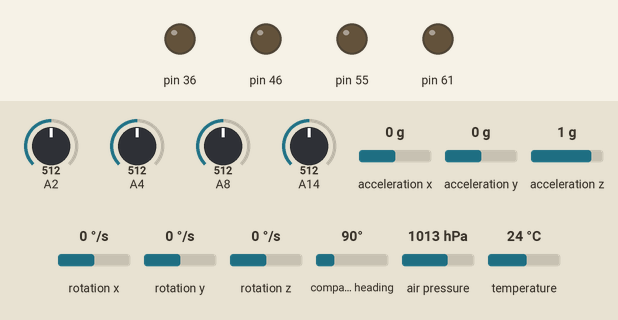
Recording of a sketch running on a simulated Arduino Mega 2560, built with avr-gcc and run on an emulated ATmega2560. Shown: output pins drawn as LEDs (lit = HIGH). Wiring (inferred from the names in the program): HMC5883L compass at I2C address 0x1E; ADXL345 accelerometer at I2C address 0x53; L3G4200D gyroscope at I2C address 0x69; BMP180 pressure sensor at I2C address 0x77. The inputs (shaded band) are chosen by the test bench; at power-on: air pressure 1013 hPa, A14 = 512, A2 = 512, A4 = 512, A8 = 512, acceleration x 0 g, acceleration y 0 g, acceleration z 1 g, rotation x 0 °/s, rotation y 0 °/s, rotation z 0 °/s, compass heading 90°, temperature 24 °C. Pins used as bus, display or sensor lines are not drawn; what the sketch prints to the serial monitor is not drawn.

Above: at 0.8 s.
0.9 s: air pressure set to 1017 hPa
At 2.8 s:
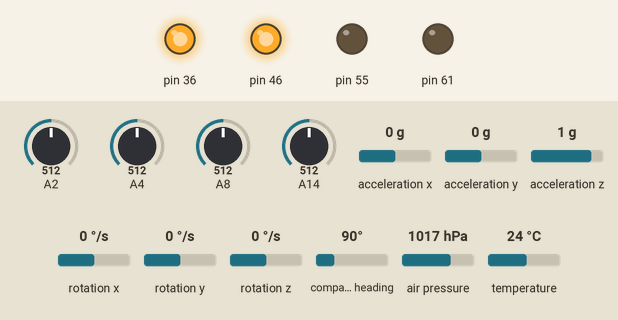
5.8 s: A14 set to 111
At 6.7 s:
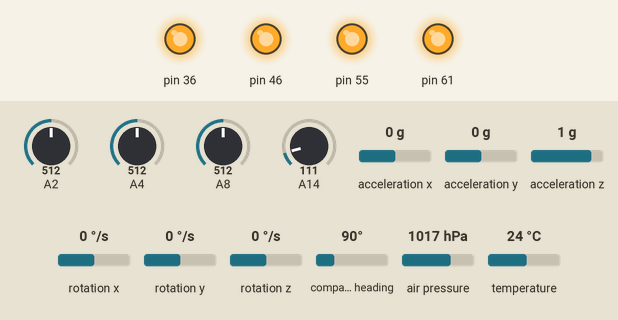
7.9 s: A14 set to 90
At 12.5 s:
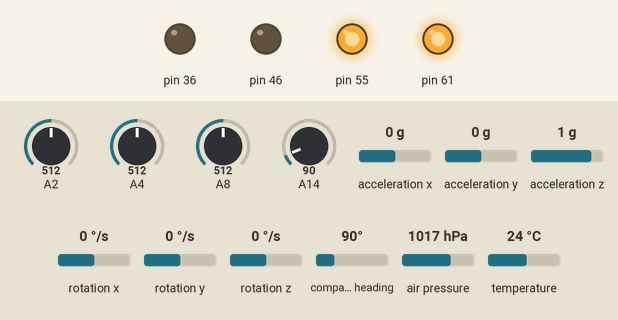
Timing chart, 0 to 17.9 s (numbered marks = the images above; inputs shaded):
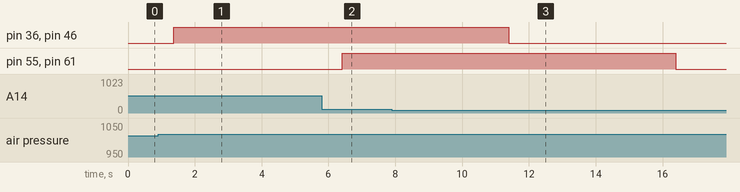

Measured:
- the behaviour switches between 1015 and 1016 hPa on air pressure (found by bisection; images 0 and 1)
- the behaviour switches between 101 and 100 on A14 (found by bisection; images 2 and 3)
- after the input at 0.9 s, pin 36, pin 46: LOW → HIGH after 0.47 s

The sketch:

J_Cardozo.ino
```cpp
//---------------------------------------------------------DEFINICOES---------------------------------------------------------

#define SENSORES 1

#define GYRO (SENSORES && 1)
#define GX (GYRO && 1)
#define GY (GYRO && 1)
#define GZ (GYRO && 1)

#define MAG (SENSORES && 1)
#define MX (MAG && 1)
#define MY (MAG && 1)
#define MZ (MAG && 1)

#define ACEL (SENSORES && 1)
#define AX (ACEL && 1)
#define AY (ACEL && 1)
#define AZ (ACEL && 1)

#define BAR (SENSORES && 1)

#define PARAQUEDAS (BAR && 1)
#define SAUDE (PARAQUEDAS && 1)
#define P1 (PARAQUEDAS && 1)
#define P2 (PARAQUEDAS && 1)
#define P3 (PARAQUEDAS && 1)
#define P4 (PARAQUEDAS && 1)

#define SD_CARD 0

#define RFREQ 0 //Modulo de radio frequencia tradicional

#define GPS 0

#define LORA 0

#define SERIAL_PRINT 1

#define WUF 1 //Wait until flight

#define BUZZER 1


//---------------------------------------------------------INICIALIZACOES---------------------------------------------------------
#if ((GYRO) || (MAG) || (ACEL) || (BAR))
#include <Wire.h>
#endif

#if (BAR)
#include "src/lib/Barometro/BMP085.h"
#include "src/lib/Filtros/Filtros.h"
#include "src/lib/Apogeu/Apogeu.h"

BMP085 bmp;

//Definindo variaveis para os filtros
#define NUM_LEITURAS 10
#define NUM_FILTROS 3

//Inicializando os filtros
FiltroMediaMovel f1(NUM_LEITURAS);
FiltroMediaMovel f2(NUM_LEITURAS);
FiltroMediaMovel f3(NUM_LEITURAS);

//Inicializando apogeu
Apogeu apogeu(20, 0.85f);

float alturaInicial;  //Variavel global para altura inicial

#endif

#if (ACEL)
//#include <Adafruit_ADXL345_U.h>
//Adafruit_ADXL345_Unified accel = Adafruit_ADXL345_Unified(12345);
#include "src/lib/Acelerometro/ADXL345.h"
ADXL345 acel(2);
#endif

#if (MAG)
//#include <Adafruit_HMC5883_U.h>
//Adafruit_HMC5883_Unified mag = Adafruit_HMC5883_Unified(123456);
#include "src/lib/Magnetometro/HMC5883L.h"
HMC5883L mag;
#endif

#if (GYRO)
//#include <L3G.h>
//L3G gyro;

#include "src/lib/Giroscopio/L3G4200D.h"
L3G4200D gyro(100, 250);
#endif

#if (SD_CARD)
#include <SD.h>
#include <SPI.h>

//Definindo SD
#define chipSelect 53
String nomeBaseSD = "joao";  //setup (talvez um define?)
String nomeSD;               //global
#endif

#if (PARAQUEDAS)
#include "src/lib/Paraquedas/Paraquedas.h"

#if (P1)
#define IGN_1 36 /*act1*/
#define HEAL_1 68	/*health 1*/
#endif

#if (P2)
#define IGN_2 61 /*act2*/
#define HEAL_2 62	/*health 2*/
#endif

#if (P3)
#define IGN_3 46 /*act3*/
#define HEAL_3 56	/*health 3*/
#endif

#if (P4)
#define IGN_4 55 /*act4*/
#define HEAL_4 58	/*health 4*/
#endif

//Inicializando paraquedas
Paraquedas p1(10000, 0, IGN_1, HEAL_1, 0);
Paraquedas p2(10000, 5000, IGN_2, HEAL_2, 0);
Paraquedas p3(10000, 0, IGN_3, HEAL_3, -3);
Paraquedas p4(10000, 5000, IGN_4, HEAL_4, -3);

#endif

#if (GPS)
#include <TinyGPSPlus.h>
static const uint32_t GPSBaud = 9600;
TinyGPSPlus gps;
HardwareSerial &GPSSerial = Serial1;
#endif

#if (LORA) //Comunicacao por modulo LoRa
#define LoRaDelay 3000
#define LoRa LongRange
HardwareSerial &LoRa(Serial3);
unsigned long previousMillisLora = 0;
#endif

#if (RFREQ) //Comunicacao por radio frequencia
#include <RH_ASK.h>
RH_ASK rf_driver;
unsigned long previousMillisRFREQ = 0;
const long interval = 200;
#endif

#if (WUF) //Wait Until Flight
bool wuf = true;
const float wufAltura = 50;
#endif

#if (BUZZER)
#include "src/lib/Buzzer/buzzer.h"
#define BUZZ_PIN A0
Buzzer BeepSistemas(BUZZ_PIN, 5000, 100);
#endif

//Inicializando variavel de tempo
unsigned long currentTime = 0;
//Inicializando a string
String dataString = "";
//Inicializando altitude
float altitude = 0;


//---------------------------------------------------------FUNCOES---------------------------------------------------------


void readAll() {
bool booleano;
//Definindo variaveis acelerometro, giroscopio e magnetometro
#if (ACEL)
  booleano = acel.lerTudo();
#if (BUZZER)
    BeepSistemas.addSystem(booleano);
#endif
#endif

#if (GYRO)
  booleano = gyro.lerTudo();
#if (BUZZER)
    BeepSistemas.addSystem(booleano);
#endif
#endif

#if (MAG)
  booleano = mag.lerTudo();
#if (BUZZER)
    BeepSistemas.addSystem(booleano);
#endif
#endif

#if (BAR)
  //Filtros
  booleano = bmp.lerTudo();
  altitude = bmp.getAltitude() - alturaInicial;

  f1.aplicarFiltro(altitude);
  f2.aplicarFiltro(f1.getMedia());
  f3.aplicarFiltro(f2.getMedia());

#if (BUZZER)
    BeepSistemas.addSystem(booleano);
#endif
#endif

#if (PARAQUEDAS)

#if (P1)
  booleano = p1.getInfo();
#if (BUZZER)
    BeepSistemas.addSystem(booleano);
#endif
#endif

#if (P2)
  booleano = p2.getInfo();
#if (BUZZER)
    BeepSistemas.addSystem(booleano);
#endif
#endif

#if (P3)
  booleano = p3.getInfo();
#if (BUZZER)
    BeepSistemas.addSystem(booleano);
#endif
#endif

#if (P4)
  booleano = p4.getInfo();
#if (BUZZER)
    BeepSistemas.addSystem(booleano);
#endif
#endif
#endif

#if (GPS)
  while (GPSSerial.available() > 0) {
    gps.encode(GPSSerial.read());
  }
#endif

  //String de dados
  dataString = "";
  dataString += String(currentTime / 1000.0) + "\t";

#if (BAR)
  dataString += String(bmp.getTemperatura()) + "\t";
  dataString += String(bmp.getPressao()) + "\t";
  dataString += String(altitude) + "\t";
  dataString += String(f1.getMedia()) + "\t";
  dataString += String(f2.getMedia()) + "\t";
  dataString += String(f3.getMedia()) + "\t";
  dataString += String(apogeu.getEstaDescendo()) + "\t";
#endif
#if (WUF)
  dataString += String(wuf) + "\t";
#endif

#if (PARAQUEDAS)
#if (P1)
  dataString += String(p1.getData());
#if (SAUDE)
  dataString += String(p1.getInfo());
#endif
#endif

#if (P2)
  dataString += String(p2.getData());
#if (SAUDE)
  dataString += String(p2.getInfo());
#endif
#endif

#if (P3)
  dataString += String(p3.getData());
#if (SAUDE)
  dataString += String(p3.getInfo());
#endif
#endif

#if (P4)
  dataString += String(p4.getData());
#if (SAUDE)
  dataString += String(p4.getInfo());
#endif
#endif
#endif

#if (AX)
  dataString += String(acel.getX()) + "\t";
#endif
#if (AY)
  dataString += String(acel.getY()) + "\t";
#endif
#if (AZ)
  dataString += String(acel.getZ()) + "\t";
#endif

#if (GX)
  dataString += String(gyro.getX()) + "\t";
#endif
#if (GY)
  dataString += String(gyro.getY()) + "\t";
#endif
#if (GZ)
  dataString += String(gyro.getZ()) + "\t";
#endif

#if (MX)
  dataString += String(mag.getX()) + "\t";
#endif
#if (MY)
  dataString += String(mag.getY()) + "\t";
#endif
#if (MZ)
  dataString += String(mag.getZ()) + "\t";
#endif
#if (GPS)
  dataString += String(gps.location.lat(), 6) + "\t";
  dataString += String(gps.location.lng(), 6) + "\t";
  dataString += String(gps.satellites.value()) + "\t";
  dataString += String(gps.hdop.hdop()) + "\t";
  dataString += String(gps.location.age()) + "\t";
  dataString += String(gps.altitude.meters()) + "\t";
  dataString += String(gps.speed.mph()) + "\t";
#endif
}

void doAll() {
#if (BAR)
  // Obtendo a média final filtrada
  float filtroFinal = f3.getMedia();

  //Apogeu
  apogeu.deteccaoApogeu(filtroFinal, 0);  //0 para deteccao de apogeu comum || 1 para deteccao de apogeu personalizada
#endif

  //Paraquedas 1
#if (P1)
  p1.ativarParaquedas(filtroFinal, currentTime, apogeu.getEstaDescendo(), bmp.getEstaDescendoTimer());
#endif

  //Paraquedas 2
#if (P2)
  p2.ativarParaquedas(filtroFinal, currentTime, apogeu.getEstaDescendo(), bmp.getEstaDescendoTimer());
#endif

//Paraquedas 3
#if (P3)
  p3.ativarParaquedas(filtroFinal, currentTime, apogeu.getEstaDescendo(), bmp.getEstaDescendoTimer());
#endif

//Paraquedas 4
#if (P4)
  p4.ativarParaquedas(filtroFinal, currentTime, apogeu.getEstaDescendo(), bmp.getEstaDescendoTimer());
#endif
}

void writeAll() {

#if (SERIAL_PRINT)
  Serial.println(dataString);
#endif

#if (LORA)
  if (currentTime - previousMillisLora >= LoRaDelay) {
    previousMillisLora = currentTime;
    LoRa.println(dataString);
  }
#endif

#if (RFREQ)


  if (currentTime - previousMillisRFREQ >= interval) {
    char msg[64];
    dataString.toCharArray(msg, 64);
    // salva o tempo atual como o último tempo de execução
    previousMillisRFREQ = currentTime;

    // Inverte o estado do LED
    int ledState = digitalRead(LED_BUILTIN);
    digitalWrite(LED_BUILTIN, !ledState);

    // Envia os dados
    if (rf_driver.send((uint8_t *)msg, strlen(msg))) {
      rf_driver.waitPacketSent();
    } else {
      Serial.print("\tFailed to send message.");
    }
  }

  // Desliga o LED
  digitalWrite(LED_BUILTIN, LOW);
#endif

#if (SD_CARD)
  File dataFile = SD.open(nomeSD, FILE_WRITE);
  if (dataFile) {
    dataFile.println(dataString);
    dataFile.close();
  } else {
    Serial.print("Error opening ");
    Serial.print(nomeSD);
    Serial.println();
  }
#endif
}

//---------------------------------------------------------SETUP---------------------------------------------------------

void setup() {
  Serial.begin(115200);
  Wire.begin();

//Inicializando BMP, SD, Acelerometro, Giroscopio e Magnetometro
#if (BAR)
  if (!bmp.begin()) {
    Serial.println("Could not find a valid BMP085 sensor, check wiring!");
    while (1) {}
  }
#endif

#if (RFREQ)
  if (!rf_driver.init()) {
    Serial.println("RF init failed");
  } else {
    Serial.println("RF init succeeded");
  }
  pinMode(LED_BUILTIN, OUTPUT);
#endif

#if (SD_CARD)
  if (!SD.begin(chipSelect)) {
    Serial.println("Card failed, or not present");
    while (1)
      ;
  }
#endif

#if (ACEL)
  // if (!accel.begin()) {
  //   Serial.println("Ooops, no ADXL345 detected ... Check your wiring!");
  //   while (1)
  //     ;
  // }
  // accel.setRange(ADXL345_RANGE_16_G);
  if (!acel.begin()) {
    Serial.println("Ooops, no ADXL345 detected ... Check your wiring!");
    while (1)
      ;
  }
#endif

#if (GYRO)
  // if (!gyro.init()) {
  //   Serial.println("Failed to autodetect gyro type!");
  //   while (1)
  //     ;
  // }
  // gyro.enableDefault();
  if (!gyro.begin()) {
    Serial.println("Failed to autodetect gyro type!");
    while (1)
      ;
  }
#endif


#if (MAG)
  if (!mag.begin()) {
    Serial.println("Ooops, no HMC5883 detected ... Check your wiring!");
    while (1)
      ;
  }
#endif

#if (LORA)
  LoRa.begin(9600);
#endif

#if (P1)
  p1.begin();
#endif

#if (P2)
  p2.begin();
#endif

#if (P3)
  p3.begin();
#endif

#if (P4)
  p4.begin();
#endif

#if (BAR)
  //Primeiras leituras BMP
  float soma = 0;
  for (int i = 0; i < NUM_LEITURAS; i++) {
    bmp.lerTudo();
    soma += bmp.getAltitude();
  }
  alturaInicial = soma / NUM_LEITURAS;

#endif

#if (GPS)
  GPSSerial.begin(GPSBaud);
#endif

  //Definindo cabecalho
  String dataStringInicial = "";
  dataStringInicial += "Tempo(s)\t";
#if (BAR)
  dataStringInicial += "Temperature(*C)\t";
  dataStringInicial += "Pressure(Pa)\t";
  dataStringInicial += "Altitude sem filtro(m)\t";
  for (int i = 1; i <= NUM_FILTROS; i++) {
    dataStringInicial += "Altitude com filtro";
    dataStringInicial += String(i);
    dataStringInicial += "(m)\t";
  }
  dataStringInicial += "Status\t";
#endif

#if (WUF)
  dataStringInicial += "WUF\t";
#endif

#if (P1)
  dataStringInicial += "Paraquedas 1\t";
#if (SAUDE)
  dataStringInicial += "SaudeParaquedas 1 \t";
#endif
#endif

#if (P2)
  dataStringInicial += "Paraquedas 2\t";
#if (SAUDE)
  dataStringInicial += "SaudeParaquedas 2 \t";
#endif
#endif

#if (P3)
  dataStringInicial += "Paraquedas 3\t";
#if (SAUDE)
  dataStringInicial += "SaudeParaquedas 3 \t";
#endif
#endif

#if (P4)
  dataStringInicial += "Paraquedas 4\t";
#if (SAUDE)
  dataStringInicial += "SaudeParaquedas 4 \t";
#endif
#endif

#if (AX)
  dataStringInicial += "Acel X(G)\t";
#endif

#if (AY)
  dataStringInicial += "Acel Y(G)\t";
#endif

#if (AZ)
  dataStringInicial += "Acel Z(G)\t";
#endif

#if (GX)
  dataStringInicial += "Gyro X(deg/s)\t";
#endif

#if (GY)
  dataStringInicial += "Gyro Y(deg/s)\t";
#endif

#if (GZ)
  dataStringInicial += "Gyro Z(deg/s)\t";
#endif

#if (MX)
  dataStringInicial += "Mag X(uT)\t";
#endif

#if (MY)
  dataStringInicial += "Mag Y(uT)\t";
#endif

#if (MZ)
  dataStringInicial += "Mag Z(uT)\t";
#endif

#if (GPS)
  dataStringInicial += "Latitude (deg)\t";
  dataStringInicial += "Longitude (deg)\t";
  dataStringInicial += "Satelites \t";
  dataStringInicial += "Precisao \t";
  dataStringInicial += "Age \t";
  dataStringInicial += "AltitudeGPS (m)\t";
  dataStringInicial += "VelocidadeGPS (km/h)\t";

#endif

#if (SERIAL_PRINT)
  Serial.println(dataStringInicial);
#endif

#if (LORA)
  LoRa.println(dataStringInicial);
#endif

//Logica para nome do arquivo SD
#if (SD_CARD)
  int iSD = 0;
  while (true) {
    int numZeros = 8 - nomeBaseSD.length() - String(iSD).length();
    String zeros = "";
    for (int i = 0; i < numZeros; i++) {
      zeros += "0";
    }

    nomeSD = nomeBaseSD + zeros + String(iSD) + ".txt";

    //Serial.println("Verificando: " + nomeSD);

    if (SD.exists(nomeSD)) {
      //Serial.println(nomeSD + " já existe.");
    } else {
      //Serial.println(nomeSD + " não existe, criando...");
      File dataFile = SD.open(nomeSD, FILE_WRITE);
      if (dataFile) {
        Serial.println(nomeSD + " criado.");
        dataFile.println(dataStringInicial);
        dataFile.close();
      } else {
        Serial.println("Erro ao abrir " + nomeSD);
      }
      break;
    }
    iSD++;
  }
#endif


#if (WUF)
  while((wufAltura >= altitude) && (altitude >= -1*wufAltura)) {
      currentTime = millis();
      readAll();
#if (BUZZER)
      BeepSistemas.addSystem(true);
      BeepSistemas.beep(currentTime, false);
#endif
      writeAll();
  }
  wuf = false;
#endif
}

//---------------------------------------------------------LOOP---------------------------------------------------------


void loop() {

  currentTime = millis();
  readAll();

  doAll();

  writeAll();
}
```

ADXL345.cpp
```cpp
#include "ADXL345.h"

ADXL345::ADXL345(uint8_t range, long recalibrationValue) : range(range), Sensor(ADXAddress, recalibrationValue)
{
  switch (range)
  {
  case 2:
    scale = 256.0;
    break;
  case 4:
    scale = 128.0;
    break;
  case 8:
    scale = 64.0;
    break;
  default:
    scale = 256.0;
  }
}

bool ADXL345::begin()
{
  Wire.beginTransmission(address);
  Wire.write(Reg_2D);
  Wire.write(8);
  return (Wire.endTransmission() == 0);
}

bool ADXL345::lerTudo()
{
  bool verificador = true;
  thisRead = millis();

  Wire.beginTransmission(address);
  Wire.write(Reg_X0);
  verificador = verificador && (Wire.endTransmission() == 0);

  Wire.requestFrom((uint8_t)address, (uint8_t)6);
  unsigned long tempo = micros();
  while (Wire.available() < 6)
  {
    if (tempo + 10 < micros())
    {
      verificador = false;
      break;
    }
  }

  if (Wire.available() == 6) {
  X0 = Wire.read();
  X1 = Wire.read();
  Y0 = Wire.read();
  Y1 = Wire.read();
  Z0 = Wire.read();
  Z1 = Wire.read();

  X1 = X1 << 8;
  X_out = X0 + X1;

  Y1 = Y1 << 8;
  Y_out = Y0 + Y1;

  Z1 = Z1 << 8;
  Z_out = Z0 + Z1;

  x = X_out / scale;
  y = Y_out / scale;
  z = Z_out / scale;
  }

  if (verificador)
  {
    lastRead = thisRead;
  }
  recalibrar("Acel");

  return verificador;
}
```

ADXL345.h
```cpp
#ifndef ACEL_H
#define ACEL_H

#include "../SensoresUnificados/Sensores.h"
#include "../Eixos/XYZ.h"
#include <Wire.h>

#define Reg_2D 0x2D
#define Reg_X0 0x32
#define ADXAddress 0x53


class ADXL345 : public Sensor, public XYZ {
private:
  int X0,X1,X_out;
  int Y0,Y1,Y_out;
  int Z1,Z0,Z_out;
  uint8_t range;
  float scale;

public:
  ADXL345(uint8_t range = 2, long recalibrationValue = 7000);
  bool begin();
  bool lerTudo();
};

#endif
```

Apogeu.cpp
```cpp
#include "Apogeu.h"
#include <stdlib.h> // Para malloc e free

Apogeu::Apogeu(int tamanho, float fator)
  : historicoTamanho(tamanho), fatorDescida(fator) {
  historico = (float*)malloc(historicoTamanho * sizeof(float));
  if (historico == NULL) {

  }
  for (int i = 0; i < historicoTamanho; i++) {
    historico[i] = 0; // Inicializa o array com zeros
  }
}

Apogeu::~Apogeu() {
  // Libera a memória alocada dinamicamente
  free(historico);
}

bool Apogeu::deteccaoApogeu(float entrada, short tipo) {
  historico[indice] = entrada;
  int contadorHistorico = 0;

  if (tipo == 0) {
    for (int i = 1; i < historicoTamanho; i++) {
      if (historico[(indice + i - 1) % historicoTamanho] > historico[(indice + i) % historicoTamanho]) {
        contadorHistorico++;
      }
   }

   estaDescendo = false;

    if (contadorHistorico >= fatorDescida * historicoTamanho) {
      estaDescendo = true;
    }
  }
  else {
    for (int i = 0; i < historicoTamanho; i++) {
      if (indice != i) {
        if (historico[(indice)] < historico[(i)]-0.03) {
        contadorHistorico++;
        }
      }
    }

    estaDescendo = false;


    if (contadorHistorico == historicoTamanho-1) {
      estaDescendo = true;
    }
  }

  if (++indice >= historicoTamanho) {
    indice = 0;
  }

  return estaDescendo;
}

bool Apogeu::getEstaDescendo() const {
  return estaDescendo;
}
```

Apogeu.h
```cpp
#ifndef APOGEU_H
#define APOGEU_H

class Apogeu {
  const int historicoTamanho;
  const float fatorDescida;
  float* historico;
  int indice = 0;
  bool estaDescendo;

public:
  Apogeu(int tamanho = 20, float fator = 0.85f);
  ~Apogeu();

  bool deteccaoApogeu(float entrada, short tipo);
  bool getEstaDescendo() const;
};

#endif
```

BMP085.h
```cpp
#ifndef BMP085_H
#define BMP085_H

#include "../SensoresUnificados/Sensores.h"
#include <Wire.h>

#define BMP085_ADDRESS 0x77

class BMP085 : public Sensor {
private:
    int ac1, ac2, ac3;
    unsigned int ac4, ac5, ac6;
    int mb, mc, md;
    long b1, b2, b3, b5, b6;
    unsigned long b4, b7;
    long x1, x2, x3;
    unsigned int ut = 0;
    unsigned long up = 0;
    const int oss = 0; // over sampling setting
    float temperatura;
    long pressao;
    float altitude;

public:
    BMP085(long recalibrationValue = 7000);
    bool begin();
    bool lerTudo(float pressaoInicial);
    bool lerTudo();
    float getTemperatura();
    long getPressao();
    float getAltitude();
};

#endif
```

buzzer.h
```cpp
#ifndef BUZZER_H
#define BUZZER_H

#include <Arduino.h>

class Buzzer {
  private:
    bool estadoBeep = false;
    bool estadoBeepInterno = false;
    int buzzerPin;
    unsigned long previousMillis = 0;
    unsigned long previousMillisInterno = 0;
    unsigned long interval;
    unsigned long beepDuration;
    int beepCount = 0;
    int maxBeeps = 0;


  public:
    Buzzer(int pin, unsigned long intervalMillis, unsigned long beepMillis);

    void beep(unsigned long currentTime, bool toneMode);

    void addSystem(bool booleano);
};

#endif
```

Source omitted: BMP085.cpp (3508 bytes), buzzer.cpp (1383 bytes), XYZ.cpp (127 bytes), XYZ.h (170 bytes), Filtros.cpp (710 bytes), Filtros.h (316 bytes), L3G4200D.cpp (2337 bytes), L3G4200D.h (578 bytes), HMC5883L.cpp (2764 bytes), HMC5883L.h (554 bytes), Paraquedas.cpp (2523 bytes), Paraquedas.h (600 bytes) and 2 more
